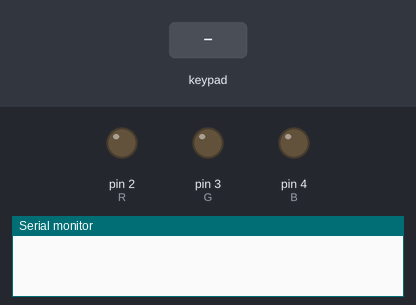
Bench run of a sketch on a simulated Arduino Uno, built with avr-gcc and run on an emulated ATmega328P. Parts: output pins drawn as LEDs (lit = HIGH), the last lines printed to the serial monitor. The test bench sets the inputs (shaded band).

Above: at 1.2 s.
1.3 s: key '#' pressed
At 2.5 s:
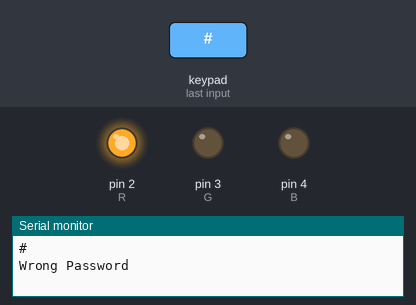
2.8 s: keypad keys 7 4 8 5 6 7 # pressed 0.4 s apart
At 5.6 s:
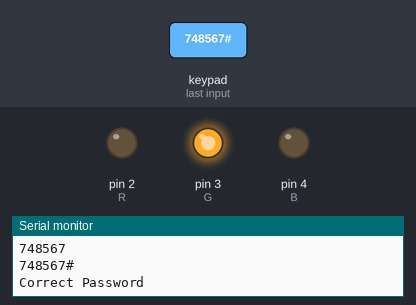
8.6 s: keypad keys 7 4 8 5 6 7 # # pressed 0.4 s apart
At 11.9 s:
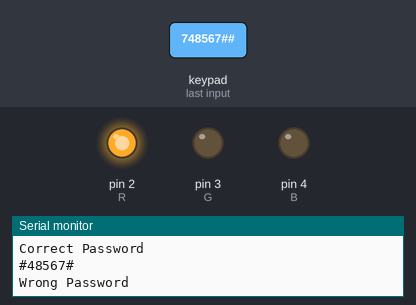
Timing chart, 0 to 13.4 s (numbered marks = the images above; inputs shaded):
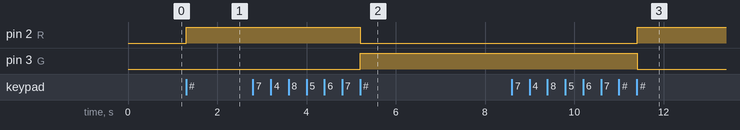

Measured:
- after the input at 1.3 s, pin 2 (R): LOW → HIGH at once
- after the input at 2.8 s, pin 2 (R): HIGH → LOW after 2.4 s; pin 3 (G): LOW → HIGH after 2.4 s
- after the input at 8.6 s, pin 2 (R): LOW → HIGH after 2.8 s; pin 3 (G): HIGH → LOW after 2.8 s

The sketch:

Keypad.ino
```cpp
#include <Keypad.h>
#include <string.h>

const byte rows = 4;
const byte columns = 3;

char keys[rows][columns] = {
	{'1','2','3'},
	{'4','5','6'},
	{'7','8','9'},
	{'*','0','#'},
};

byte pinRows[] = {8, 7, 6, 5};
byte pinColumns[] = {A2, A1, A0};

Keypad keyboard = Keypad(makeKeymap(keys), pinRows, pinColumns, rows, columns);

char key;

byte B = 4;
byte G = 3;
byte R = 2;

char password[8];
char correctPassword[] = "748567#";
byte index = 0;

void setup() {

	Serial.begin(9600);

	pinMode(R, OUTPUT);
	pinMode(G, OUTPUT);
	pinMode(B, OUTPUT);
}

void loop() {

	key = keyboard.getKey();

	if (key && index <= 6){
		password[index] = key;
		index++;
		Serial.println(password);
	}
	else if (index > 6) {
		index = 6;
	}

	if (key == '#'){
		if (strcmp(password, correctPassword) == 0){
			digitalWrite(R, LOW);
			digitalWrite(G, HIGH);
			digitalWrite(B, LOW);
			Serial.println("Correct Password");
			index = 0;
		}
		else {
			digitalWrite(R, HIGH);
			digitalWrite(G, LOW);
			digitalWrite(B, LOW);
			Serial.println("Wrong Password");
			index = 0;
		}
	}
}
```
